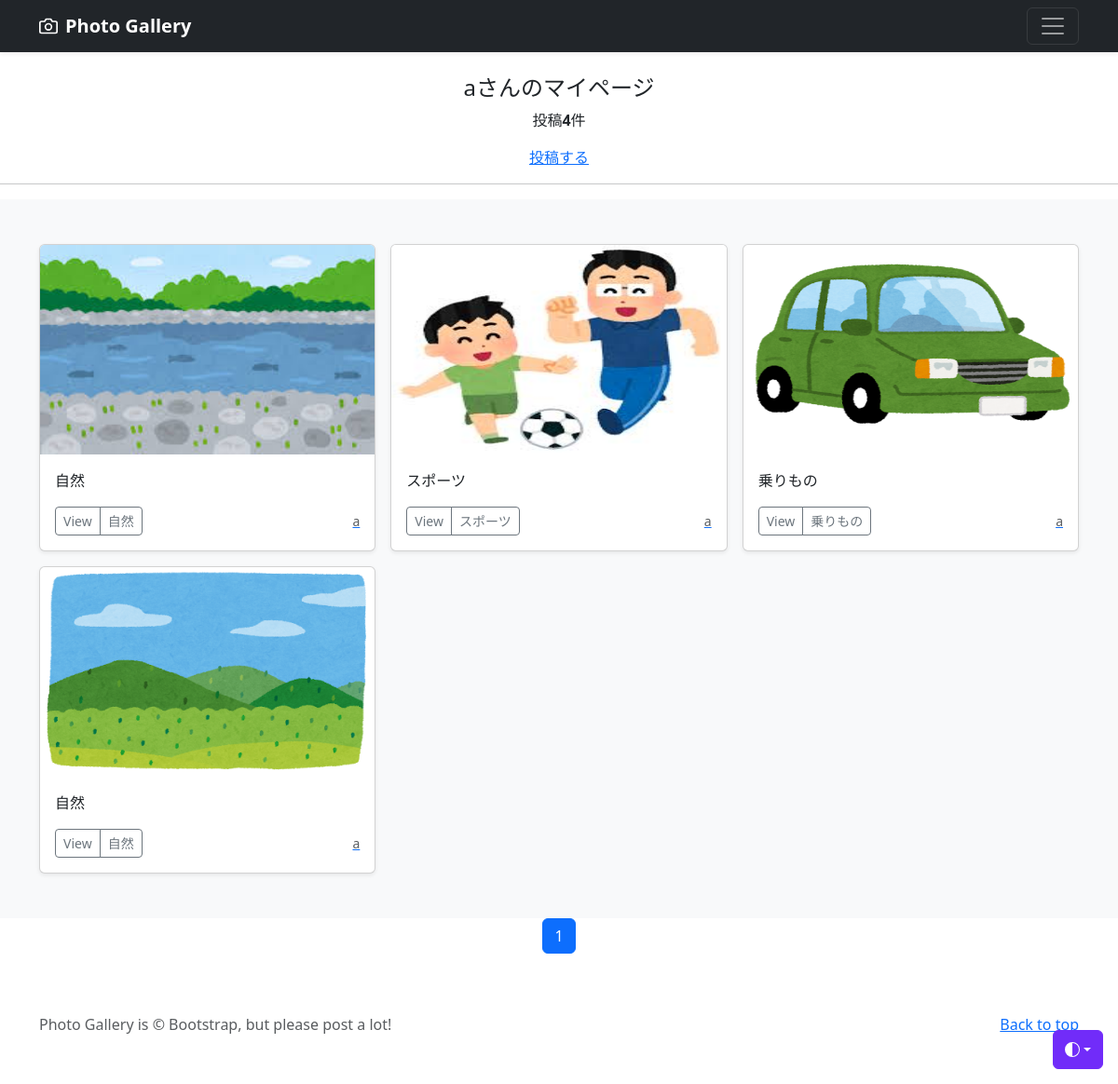
The app's page /mypage/ (signed in) with its own data.
### accounts/models.py (models this page shows)
class CustomUser(AbstractUser):
    pass

### photo/models.py (models this page shows, shortened)
class PhotoPost(models.Model):
    user = models.ForeignKey(
        CustomUser,
        verbose_name='ユーザー',
        on_delete=models.CASCADE
        )
    category = models.ForeignKey(
        Category,
        verbose_name='カテゴリ',
        on_delete=models.PROTECT
        )
    title = models.CharField(
        verbose_name='タイトル',
        max_length=200
        )
    comment = models.TextField(
        verbose_name='コメント',
        )
    image1 = models.ImageField(
        verbose_name='イメージ1',
        upload_to='photos'
        )
    image2 = models.ImageField(
        verbose_name='イメージ2',
        upload_to='photos',
        blank=True,
        null=True
        )
    posted_at = models.DateTimeField(
        verbose_name='投稿日時',
        auto_now_add=True
        )

class Category(models.Model):
    title = models.CharField(
        verbose_name='カテゴリ',
        max_length=20)

### photo/views.py (the view)
# urls.py: path('mypage/', views.MypageView.as_view(), name='mypage'),
class MypageView(ListView):
    template_name = 'mypage.html'
    paginate_by = 9
    def get_queryset(self):
        queryset = PhotoPost.objects.filter(user=self.request.user).order_by('-posted_at')
        return queryset

### photo/templates/mypage.html (shortened to what this page needs)
{% extends 'base.html' %}
    {% block contents %}
    {% if user.is_authenticated %}
        <br>
        <div style="text-align: center">
            <h4>{{ user.username }}さんのマイページ</h4>
            {% if object_list.count == 0 %}
                <p>{{ user.username }}さんの投稿はありません</p>
            {% else %}
                <p>投稿<strong>{{ object_list.count }}</strong>件</p>
            {% endif %}
            <a href="{% url 'photo:post' %}">投稿する</a>
        </div>
        <hr>
    {% endif %}
    {% include "photos_list.html" %}
    {% include "pagination.html" %}
    {% endblock %}

### photo/templates/base.html (shortened to what this page needs)
{% load static %}
<!doctype html>
<html lang="ja" data-bs-theme="auto">
  <head>
    <link href="https://cdn.jsdelivr.net/npm/bootstrap@5.3.0/dist/css/bootstrap.min.css" rel="stylesheet">
  </head>
  <body>
    <div class="dropdown position-fixed bottom-0 end-0 mb-3 me-3 bd-mode-toggle">
      <button class="btn btn-bd-primary py-2 dropdown-toggle d-flex align-items-center"
              id="bd-theme"
              type="button"
              aria-expanded="false"
              data-bs-toggle="dropdown"
              aria-label="Toggle theme (auto)">
        <svg class="bi my-1 theme-icon-active" width="1em" height="1em"><use href="#circle-half"></use></svg>
      </button>
    </div>
<header data-bs-theme="dark">
  <div class="navbar navbar-dark bg-dark shadow-sm">
    <div class="container">
      <a href="{% url 'photo:index' %}" class="navbar-brand d-flex align-items-center">
        <strong>Photo Gallery</strong>
      </a>
      <button class="navbar-toggler" type="button" data-bs-toggle="collapse" data-bs-target="#navbarHeader" aria-controls="navbarHeader" aria-expanded="false" aria-label="Toggle navigation">
        <span class="navbar-toggler-icon"></span>
      </button>
    </div>
  </div>
</header>
<main>
  {% block contents %}{% endblock %}
</main>
<footer class="text-body-secondary py-5">
  <div class="container">
    <p class="float-end mb-1">
      <a href="{% url 'photo:index' %}">Back to top</a>
    </p>
    <p class="mb-1">Photo Gallery is &copy; Bootstrap, but please post a lot!</p>
  </div>
</footer>
    </body>
</html>

### photo/templates/photos_list.html (shortened to what this page needs)
  <div class="album py-5 bg-light">
    <div class="container">
      <div class="row row-cols-1 row-cols-sm-2 row-cols-md-3 g-3">
        {% for record in object_list %}
        <div class="col">
          <div class="card shadow-sm">
            <img src="{{ record.image1.url }}" class="bd-placeholder-img card-img-top"
                width="100%" height="225" xmlns="http://www.w3.org/2000/svg"
                role="img" aria-label="placeholder: Thumbnail"preserveAspectRatio="xMidYMid slice"
                focusable="false">
                <rect width="100%" height="100%" fill="#55595c"/>
            <div class="card-body">
              <p class="card-text">
                {{ record.title }}
              </p>
              <div class="d-flex justify-content-between align-items-center">
                <div class="btn-group">
                  <button type="button" class="btn btn-sm btn-outline-secondary"
                          onclick="location.href='{% url 'photo:photo_detail' record.pk %}'">View</button>
                  <button type="button" class="btn btn-sm btn-outline-secondary"
                          onclick="location.href='{% url 'photo:photos_cat' category=record.category.id %}'">{{ record.category.title }}</button>
                </div>
                <a href="{% url 'photo:user_list' user=record.user.id %}">
                  <small class="text-muted">{{ record.user.username }}</small>
                </a>
              </div>
            </div>
          </div>
        </div>
        {% endfor %}
      </div>
    </div>
  </div>

### photo/templates/pagination.html (shortened to what this page needs)
<ul class="pagination" style="justify-content:center">
    {% for num in page_obj.paginator.page_range %}
        {% if page_obj.number == num %}
        <li class="page-item active">
            <span class="page-link">{{num}}</span>
        </li>
        {% else %}
        <li class="page-item">
            <a class="page-link" href="?page={{num}}">{{num}}</a>
        </li>
        {% endif %}
    {% endfor %}
</ul>

### photo/templates/base.html (style rules this page uses)
.bd-placeholder-img { font-size: 1.125rem; text-anchor: middle; -webkit-user-select: none; -moz-user-select: none; user-select: none; }
.bi { vertical-align: -.125em; fill: currentColor; }
.btn-bd-primary { --bd-violet-bg: #712cf9; --bd-violet-rgb: 112.520718, 44.062154, 249.437846; --bs-btn-font-weight: 600; --bs-btn-color: var(--bs-white); --bs-btn-bg: var(--bd-violet-bg); --bs-btn-border-color: var(--bd-violet-bg); --bs-btn-hover-color: var(--bs-white); --bs-btn-hover-bg: #6528e0; --bs-btn-hover-border-color: #6528e0; --bs-btn-focus-shadow-rgb: var(--bd-violet-rgb); --bs-btn-active-color: var(--bs-btn-hover-color); --bs-btn-active-bg: #5a23c8; --bs-btn-active-border-color: #5a23c8; }
.bd-mode-toggle { z-index: 1500; }

### records on screen
CustomUser: username "a"
PhotoPost: image1 (picture), title "自然", category "自然", user.username "a"
PhotoPost: image1 (picture), title "スポーツ", category "スポーツ", user.username "a"
PhotoPost: image1 (picture), title "乗りもの", category "乗りもの", user.username "a"
PhotoPost: image1 (picture), title "自然", category "自然", user.username "a"

### other values on screen
{{ object_list.count }} "4"
{{ num }} "1"
